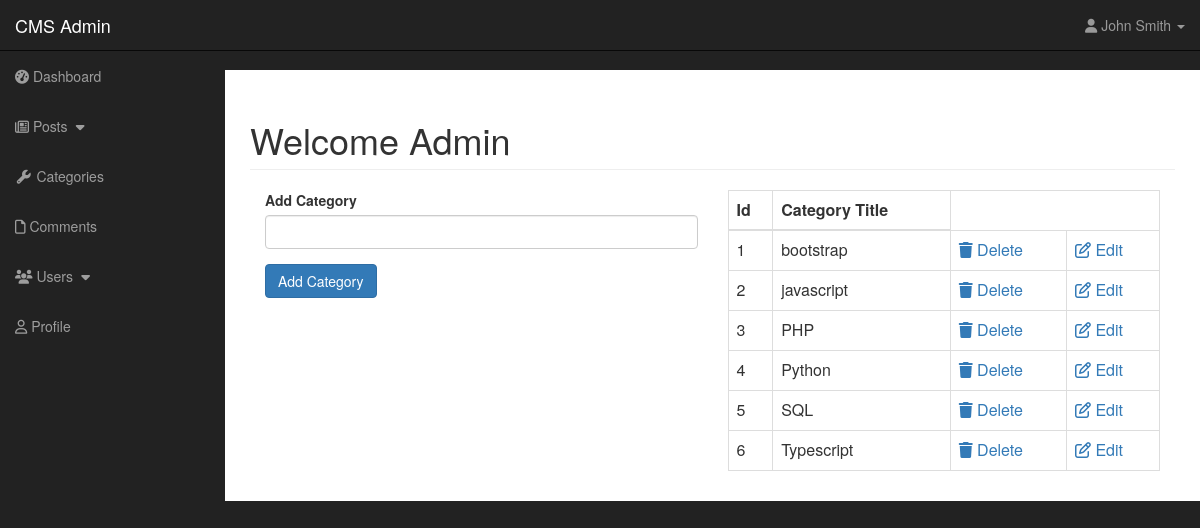
/admin/adm_categories.php, run on the app's committed database.
### tables this page shows
CREATE TABLE `categories` (
  `cat_id` int(4) NOT NULL,
  `cat_title` varchar(255) NOT NULL
);

### admin/functions.php (the view, shortened to what this page needs)
<?php
    function find_all_categories(){
        global $connection;
        $query = "SELECT * FROM categories";
        $select_categories = mysqli_query($connection, $query);
        while($row = mysqli_fetch_assoc($select_categories)){
            $cat_title = $row['cat_title'];
            $cat_id = $row['cat_id'];
            echo "<tr>";
            echo "<td>{$cat_id} </td>";
            echo "<td>{$cat_title} </td>";
            echo "<td><a href='adm_categories.php?delete={$cat_id}'><i class='fas fa-trash'></i> Delete</a></td>";
            echo "<td><a href='adm_categories.php?edit={$cat_id}'><i class='far fa-edit'></i> Edit</a></td>";
            echo "</tr>";
        }
    }
?>

### admin/css/sb-admin.css (style rules this page uses)
body { margin-top: 100px; background-color: #222; }
@media (min-width:768px) { body { margin-top: 50px; } }

### data on the page
categories: cat_id "1", cat_title "bootstrap"
categories: cat_id "2", cat_title "javascript"
categories: cat_id "3", cat_title "PHP"
categories: cat_id "4", cat_title "Python"
categories: cat_id "5", cat_title "SQL"
categories: cat_id "6", cat_title "Typescript"
